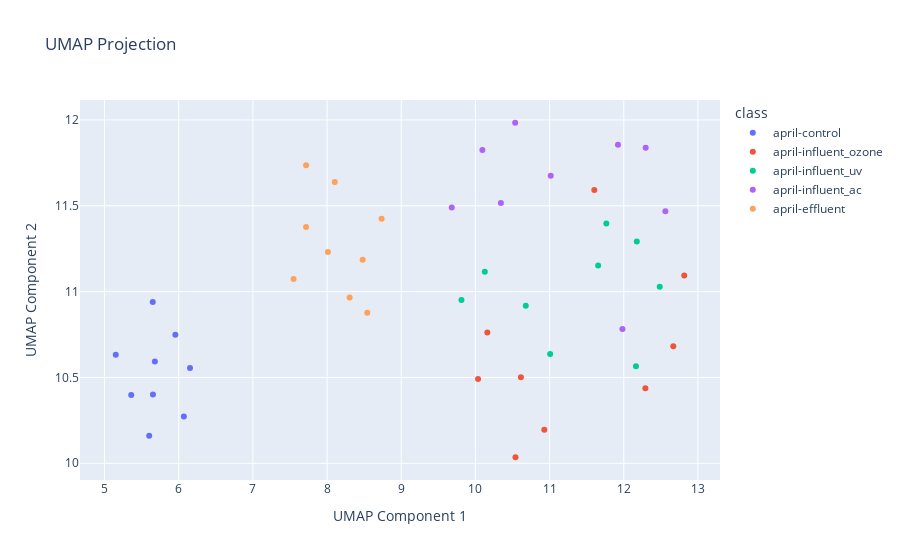

The notebook cell saved with this chart:
### Code cell
from src.StreamPort.ml.MachineLearningEngine import MachineLearningEngine
from src.StreamPort.ml.MachineLearningProcessingSettings import  MakeModelUMAP

path = 'feature_list.csv'
engine = MachineLearningEngine()
engine.add_analyses_from_csv(path)

class_path = 'new_metadata.csv'

#for april
engine.month_april(class_path)
engine.print()
umap_model_april = MakeModelUMAP(n_neighbors=15, min_dist=0.1, n_components=2, random_state=42)
engine.add_settings(umap_model_april)
engine.run_workflow()
engine.plot_umap()

### Figure 1 — Plotly figure (JSON) as saved in the notebook; plotly's stock layout.template omitted (floating-point values rounded to 4 significant figures)
{"data": [{"hovertemplate": "class=april-control<br>UMAP Component 1=%{x}<br>UMAP Component 2=%{y}<extra></extra>", "legendgroup": "april-control", "marker": {"color": "#636efa", "symbol": "circle"}, "mode": "markers", "name": "april-control", "orientation": "v", "showlegend": true, "type": "scatter", "x": [5.679, 6.152, 5.955, 5.653, 5.36, 5.151, 6.069, 5.65, 5.602], "xaxis": "x", "y": [10.59, 10.55, 10.75, 10.4, 10.4, 10.63, 10.27, 10.94, 10.16], "yaxis": "y"}, {"hovertemplate": "class=april-influent_ozone<br>UMAP Component 1=%{x}<br>UMAP Component 2=%{y}<extra></extra>", "legendgroup": "april-influent_ozone", "marker": {"color": "#EF553B", "symbol": "circle"}, "mode": "markers", "name": "april-influent_ozone", "orientation": "v", "showlegend": true, "type": "scatter", "x": [10.04, 10.16, 10.61, 10.93, 10.54, 11.6, 12.67, 12.82, 12.29], "xaxis": "x", "y": [10.49, 10.76, 10.5, 10.2, 10.04, 11.59, 10.68, 11.09, 10.44], "yaxis": "y"}, {"hovertemplate": "class=april-influent_uv<br>UMAP Component 1=%{x}<br>UMAP Component 2=%{y}<extra></extra>", "legendgroup": "april-influent_uv", "marker": {"color": "#00cc96", "symbol": "circle"}, "mode": "markers", "name": "april-influent_uv", "orientation": "v", "showlegend": true, "type": "scatter", "x": [9.812, 10.13, 11.65, 11.01, 10.68, 11.77, 12.18, 12.48, 12.16], "xaxis": "x", "y": [10.95, 11.12, 11.15, 10.64, 10.92, 11.4, 11.29, 11.03, 10.57], "yaxis": "y"}, {"hovertemplate": "class=april-influent_ac<br>UMAP Component 1=%{x}<br>UMAP Component 2=%{y}<extra></extra>", "legendgroup": "april-influent_ac", "marker": {"color": "#ab63fa", "symbol": "circle"}, "mode": "markers", "name": "april-influent_ac", "orientation": "v", "showlegend": true, "type": "scatter", "x": [11.02, 9.681, 10.09, 10.34, 10.54, 11.92, 12.3, 12.56, 11.98], "xaxis": "x", "y": [11.68, 11.49, 11.83, 11.52, 11.98, 11.86, 11.84, 11.47, 10.78], "yaxis": "y"}, {"hovertemplate": "class=april-effluent<br>UMAP Component 1=%{x}<br>UMAP Component 2=%{y}<extra></extra>", "legendgroup": "april-effluent", "marker": {"color": "#FFA15A", "symbol": "circle"}, "mode": "markers", "name": "april-effluent", "orientation": "v", "showlegend": true, "type": "scatter", "x": [8.735, 8.304, 8.48, 8.543, 8.012, 7.548, 7.718, 8.104, 7.717], "xaxis": "x", "y": [11.42, 10.97, 11.19, 10.88, 11.23, 11.07, 11.74, 11.64, 11.38], "yaxis": "y"}], "layout": {"legend": {"title": {"text": "class"}, "tracegroupgap": 0}, "title": {"text": "UMAP Projection"}, "xaxis": {"anchor": "y", "domain": [0, 1], "title": {"text": "UMAP Component 1"}}, "yaxis": {"anchor": "x", "domain": [0, 1], "title": {"text": "UMAP Component 2"}}}}
